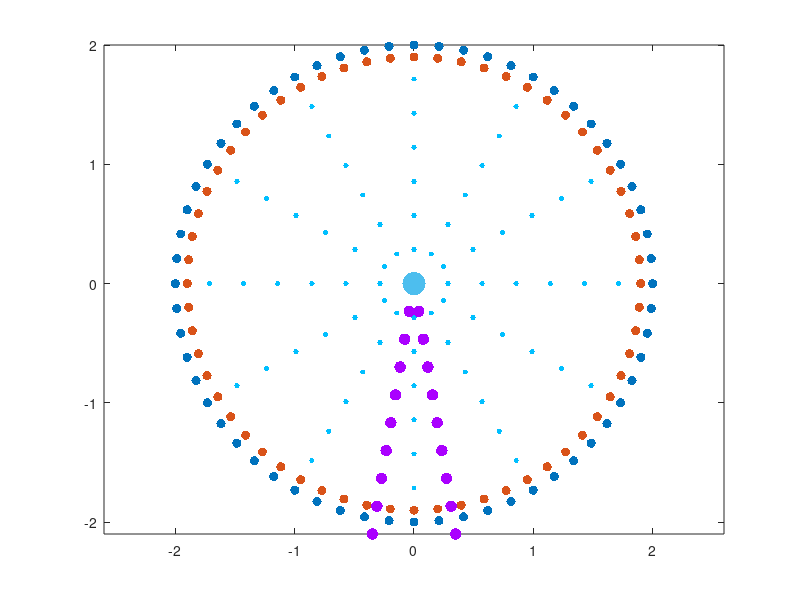

Source code (MATLAB):
% 2-D Ferris Wheel
alpha=0:pi/30:2*pi;    
 R=2;                 
 x=R*cos(alpha);
 y=R*sin(alpha);
 plot(x,y,'.','MarkerSize',20)
 axis equal
hold on
alpha=0:pi/30:2*pi;    
R=1.9;                 
x=R*cos(alpha);
y=R*sin(alpha);
plot(x,y,'.','MarkerSize',20)
axis equal
m=1:12;
x0=[];
y0=[];
for i=1:6
x=sin(2*pi/12*m)*i*2/7;
y=cos(2*pi/12*m)*i*2/7;
x0=[x0 x];
y0=[y0 y];
end
plot(x0,y0,'.','color',[0 191 255]/255,'MarkerSize',12)
XY=[x0;y0]';
hold on
x = linspace (-0.35,0,10) ;
y = 6*x ;
plot (x,y,'.','color',[2/3 0 1],'MarkerSize',25) ;
hold on
x = linspace (0,0.35,10) ;
y= -6*x ;
plot (x,y,'.','color',[2/3 0 1],'MarkerSize',25) ;
hold on
x=0;y=0;plot(x,y,'MarkerSize',50)